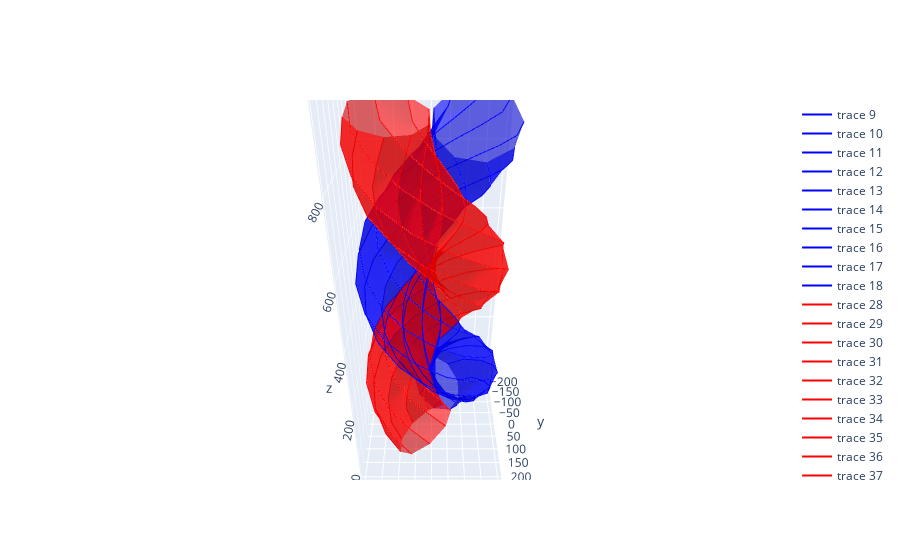

Notebook code cell kept with this figure:
### Code cell
plot_helix(60,15,16.86,20,200)
